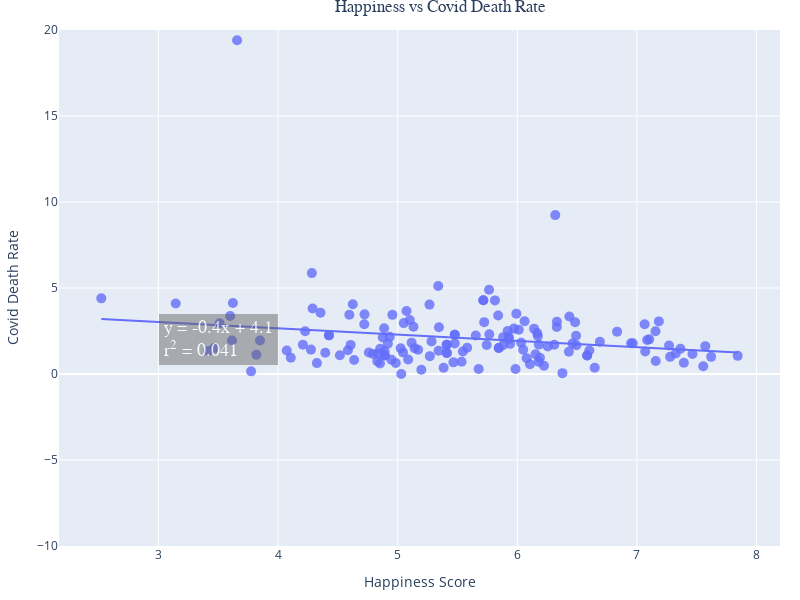

Notebook code cell kept with this figure:
### Code cell
# Covid and happiness

# Scatter plot with linear regression
fig = px.scatter(final_df, x="Happiness Score", y="Covid Death Rate",  
                 hover_name="Country", trendline="ols",range_y=(-10,20),
                 width=800, height=600)
                 

# Get results from linear regression 
model = px.get_trendline_results(fig)
results = model.iloc[0]["px_fit_results"]
alpha = round(results.params[0],1)
beta = round(results.params[1],1)
r_squared = results.rsquared

# Create text for regression paramaters
line1 = 'y = ' + str(beta) + 'x' + ' + ' + str(alpha) 
line2 = 'r<sup>2</sup> = ' + str(round(r_squared, 3))
summary = line1 + '<br>' + line2 

# Add to the plot
fig.add_annotation(x=3.5, y=2, xref="x", yref="y", text=summary,
                   font=dict(family="Courier New, monospace", size=18, color="#ffffff"),
                   showarrow=False, align="left",
                   borderwidth=2, borderpad=4, bgcolor="rgba(100,100,100, 0.6)",
                   opacity=0.8)

# Format titles and axes
fig.update_layout(margin=dict(l=20, r=20, t=30, b=20), title_font_family="Arial", 
                  title={'text': "Happiness vs Covid Death Rate", 'y':1, 'x':0.55, 'xanchor': 'center', 'yanchor': 'top'})
fig.update_xaxes(title="Happiness Score", showgrid=True)
fig.update_yaxes(title="Covid Death Rate", showgrid=True)
fig.update_traces(marker=dict(size=10, opacity=0.8), selector=dict(mode='markers')) # formatting of dots
fig.show()

### Figure 1 — Plotly figure (JSON) as saved in the notebook; plotly's stock layout.template omitted (floating-point values rounded to 4 significant figures; data arrays with more than 128 entries replaced by an {"elided": "..."} marker saying what was removed)
{"data": [{"hovertemplate": "<b>%{hovertext}</b><br><br>Happiness Score=%{x}<br>Covid Death Rate=%{y}<extra></extra>", "hovertext": {"elided": "209 str values"}, "legendgroup": "", "marker": {"color": "#636efa", "opacity": 0.8, "size": 10, "symbol": "circle"}, "mode": "markers", "name": "", "orientation": "v", "showlegend": false, "type": "scatter", "x": {"elided": "209 float values"}, "xaxis": "x", "y": {"elided": "209 float values"}, "yaxis": "y"}, {"hovertemplate": "<b>OLS trendline</b><br>Covid Death Rate = -0.363898 * Happiness Score + 4.11067<br>R<sup>2</sup>=0.041266<br><br>Happiness Score=%{x}<br>Covid Death Rate=%{y} <b>(trend)</b><extra></extra>", "legendgroup": "", "marker": {"color": "#636efa", "symbol": "circle"}, "mode": "lines", "name": "", "showlegend": false, "type": "scatter", "x": {"elided": "150 float values"}, "xaxis": "x", "y": {"elided": "150 float values"}, "yaxis": "y"}], "layout": {"annotations": [{"align": "left", "bgcolor": "rgba(100,100,100, 0.6)", "borderpad": 4, "borderwidth": 2, "font": {"color": "#ffffff", "family": "Courier New, monospace", "size": 18}, "opacity": 0.8, "showarrow": false, "text": "y = -0.4x + 4.1<br>r<sup>2</sup> = 0.041", "x": 3.5, "xref": "x", "y": 2, "yref": "y"}], "height": 600, "legend": {"tracegroupgap": 0}, "margin": {"b": 20, "l": 20, "r": 20, "t": 30}, "title": {"font": {"family": "Arial"}, "text": "Happiness vs Covid Death Rate", "x": 0.55, "xanchor": "center", "y": 1, "yanchor": "top"}, "width": 800, "xaxis": {"anchor": "y", "domain": [0, 1], "showgrid": true, "title": {"text": "Happiness Score"}}, "yaxis": {"anchor": "x", "domain": [0, 1], "range": [-10, 20], "showgrid": true, "title": {"text": "Covid Death Rate"}}}}
